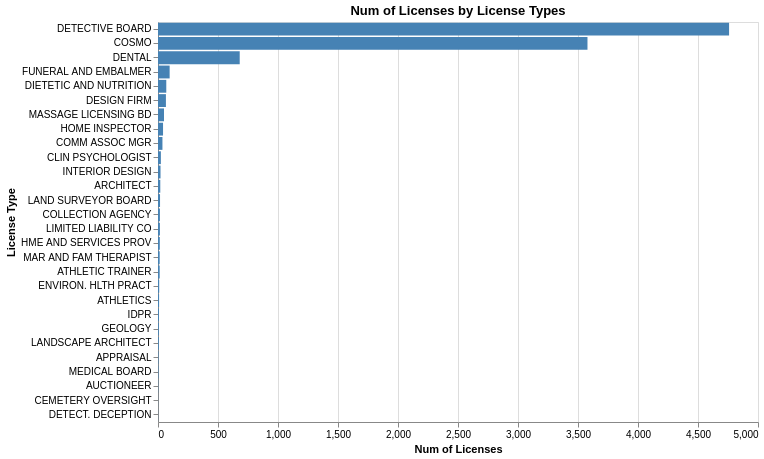

This figure's notebook cell:
### Code cell
plot1 = alt.Chart(license_type).mark_bar().encode(
    x = alt.X('Count:Q', title = 'Num of Licenses'),
y = alt.Y('License Type:N', sort = '-x', title = 'License Type'),
color = alt.value('steelblue'),
tooltip = ['License Type', 'Count'],
).properties(width = 600, height = 400, title='Num of Licenses by License Types')
plot1

### Figure 1 — Vega-Lite specification as saved in the notebook (floating-point values rounded to 4 significant figures)
{"config": {"view": {"continuousWidth": 300, "continuousHeight": 300}}, "data": {"name": "data-32bf2958afdc0a059d590421ddd0dafd"}, "mark": {"type": "bar"}, "encoding": {"color": {"value": "steelblue"}, "tooltip": [{"field": "License Type", "type": "nominal"}, {"field": "Count", "type": "quantitative"}], "x": {"field": "Count", "title": "Num of Licenses", "type": "quantitative"}, "y": {"field": "License Type", "sort": "-x", "title": "License Type", "type": "nominal"}}, "height": 400, "title": "Num of Licenses by License Types", "width": 600, "$schema": "https://vega.github.io/schema/vega-lite/v5.8.0.json", "datasets": {"data-32bf2958afdc0a059d590421ddd0dafd": [{"License Type": "DETECTIVE BOARD", "Count": 4759}, {"License Type": "COSMO", "Count": 3579}, {"License Type": "DENTAL", "Count": 681}, {"License Type": "FUNERAL AND EMBALMER", "Count": 97}, {"License Type": "DIETETIC AND NUTRITION", "Count": 69}, {"License Type": "DESIGN FIRM", "Count": 66}, {"License Type": "MASSAGE LICENSING BD", "Count": 50}, {"License Type": "HOME INSPECTOR", "Count": 42}, {"License Type": "COMM ASSOC MGR", "Count": 37}, {"License Type": "CLIN PSYCHOLOGIST", "Count": 24}, {"License Type": "INTERIOR DESIGN", "Count": 21}, {"License Type": "ARCHITECT", "Count": 19}, {"License Type": "LAND SURVEYOR BOARD", "Count": 17}, {"License Type": "COLLECTION AGENCY", "Count": 16}, {"License Type": "LIMITED LIABILITY CO", "Count": 16}, {"License Type": "HME AND SERVICES PROV", "Count": 15}, {"License Type": "MAR AND FAM THERAPIST", "Count": 14}, {"License Type": "ATHLETIC TRAINER", "Count": 14}, {"License Type": "ENVIRON. HLTH PRACT", "Count": 10}, {"License Type": "ATHLETICS", "Count": 9}, {"License Type": "IDPR", "Count": 8}, {"License Type": "GEOLOGY", "Count": 7}, {"License Type": "LANDSCAPE ARCHITECT", "Count": 7}, {"License Type": "APPRAISAL", "Count": 4}, {"License Type": "MEDICAL BOARD", "Count": 4}, {"License Type": "AUCTIONEER", "Count": 2}, {"License Type": "CEMETERY OVERSIGHT", "Count": 1}, {"License Type": "DETECT. DECEPTION", "Count": 1}]}}
